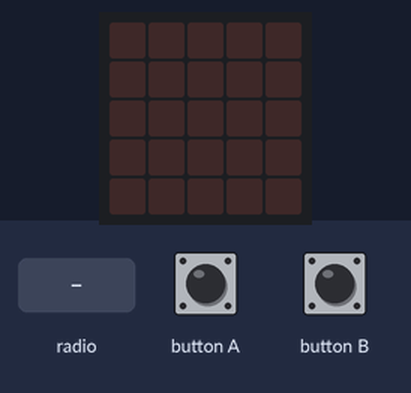
A program run on a simulated BBC micro:bit (MakeCode). Shown: the board's 5×5 LED display. Inputs (shaded band) come from the test bench.

Above: at 1.2 s.
1.3 s: radio message "1" arrives
At 3.2 s:
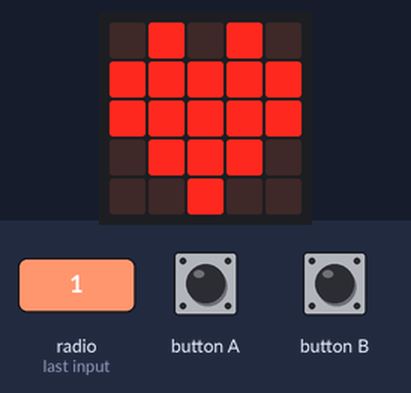
6.7 s: radio message "2" arrives
At 7.3 s:
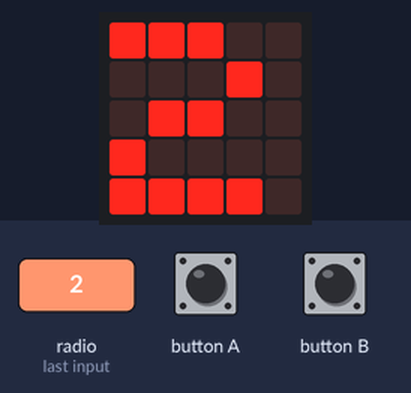
Timing chart, 0 to 9.2 s (numbered marks = the images above; inputs shaded):
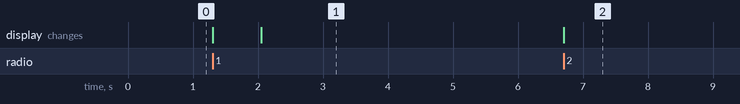

The program:

main.ts
```typescript
radio.onReceivedNumber(function (receivedNumber) {
    basic.showNumber(receivedNumber)
    if (receivedNumber == 1) {
        basic.showIcon(IconNames.Heart)
    }
})
input.onButtonPressed(Button.A, function () {
    radio.sendNumber(1)
})
input.onButtonPressed(Button.B, function () {
    radio.sendNumber(2)
})
radio.setGroup(1)
```

Measured:
- after the input at 1.3 s, the display: first changes at once (image 1 shows a later state)
- after the input at 6.7 s, the display: changes at once (image 2)
